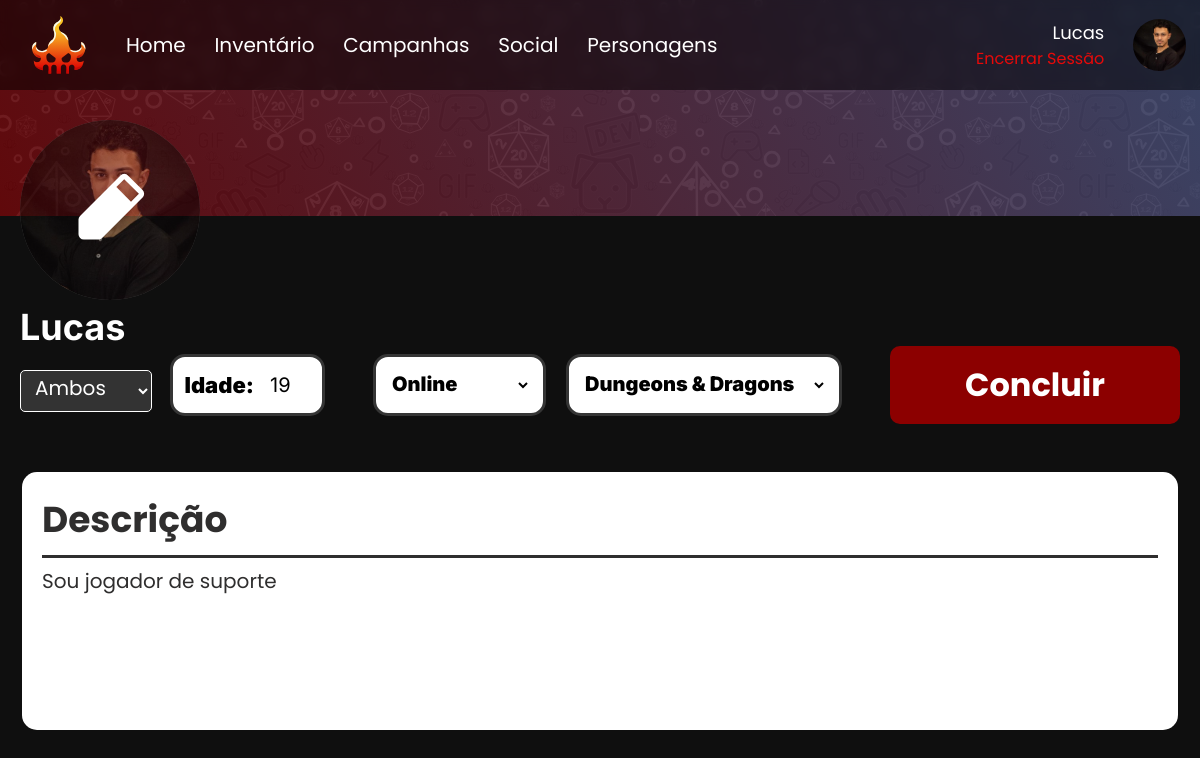
The app's page /editarConta (signed in) with its own data.
### home/models.py (models this page shows, shortened)
class Perfil(models.Model):
    nomePerfil = models.ForeignKey(User, on_delete=models.CASCADE)
    slug = models.SlugField(User, unique=True)
    SESSION_CHOICES = (
        ('Online', 'Online'),
        ('Presencial', 'Presencial'),
    )
    PLAYER_TYPE_CHOICES = (
        ('Mestre', 'Mestre'),
        ('Jogador', 'Jogador'),
        ('Ambos', 'Ambos'),
    )
    RPG_SYSTEM_CHOICES = (
        ('Dungeons & Dragons', 'Dungeons & Dragons'),
        ('Tormenta20', 'Tormenta20'),
        ('Ordem Paranormal', 'Ordem Paranormal'),
        ('Call of Cthulhu', 'Call of Cthulhu'),
        ('Outros', 'Outros'),
    )
    fotoConta = models.ImageField(upload_to='images/profilePictures')
    tipo_sessao = models.CharField(max_length=20, choices=SESSION_CHOICES, null=True)
    tipo_player = models.CharField(max_length=20, choices=PLAYER_TYPE_CHOICES, null=True)
    descricao = models.TextField(max_length=256, null=True)
    sistema_rpg = models.CharField(max_length=20, choices=RPG_SYSTEM_CHOICES, null=True)
    idade = models.IntegerField(null=True)
    def save(self, *args, **kwargs):
        self.slug = slugify(self.nomePerfil.username)
        super(Perfil, self).save(*args, **kwargs)

### home/views.py (the view)
# urls.py: path('editarConta', views.editarconta, name='editarconta'),
@login_required
def editarconta(request):
    user = request.user
    perfil, created = Perfil.objects.update_or_create(nomePerfil=request.user)
    fotoConta = Perfil.objects.get(id=user.id).fotoConta
    foto_antiga = perfil.fotoConta.name
    quantidade_amigos = Amigo.objects.filter(usuario=perfil.nomePerfil).count()
    if request.method == 'POST':
        formPerfil = PerfilForm(request.POST, request.FILES, instance=perfil)
        if formPerfil.is_valid():
            if perfil.fotoConta:
                caminho_arquivo_antigo = os.path.join('media', foto_antiga)
                if foto_antiga != perfil.fotoConta:
                    if foto_antiga == 'Indefinido':
                        pass
                    else:
                        os.remove(caminho_arquivo_antigo)
            formPerfil.save()
            return redirect('usuario')
    else:
        formPerfil = PerfilForm(instance=perfil)
    return render(request, 'principal/editarPerfil.html', {'formPerfil': formPerfil, 'user':user, 'perfil':perfil, 'quantidade_amigos': quantidade_amigos, 'fotoConta': fotoConta,})

### home/forms.py (shortened to what this page needs)
class PerfilForm(forms.ModelForm):
    class Meta:
        model = Perfil
        fields = ['fotoConta', 'idade', 'descricao', 'tipo_sessao', 'tipo_player', 'sistema_rpg']
        labels = {
            'descricao': 'Descrição da conta:',
            'sistema_rpg': 'Sistema de RPG preferido:',
            'tipo_sessao': 'Tipo de sessão:',
            'tipo_player': 'Tipo de player:',
            'idade': 'Insira sua idade:'
        }
        widgets = {
            'fotoConta': FileInputWithoutClear,
        }

### SistAmizade/models.py (called while the page is built)
@receiver(post_save, sender=Perfil)
def atualizar_amigo(sender, instance, **kwargs):
    amigos = Amigo.objects.filter(amigo=instance.id)
    for amigo in amigos:
        amigo.fotoConta = instance.fotoConta
        amigo.save()

    def save(self, *args, **kwargs):
        request = self.amigo.id
        perfil = Perfil.objects.get(id=request)
        nome = User.objects.get(id=request).username
        self.nomeAmigo = nome
        self.fotoConta = perfil.fotoConta
        self.slug = perfil.slug
        super().save(*args, **kwargs)

### home/templates/principal/editarPerfil.html (shortened to what this page needs)
{% extends "principal/base.html" %}
{% load static %}
{% block head %}
<link rel="stylesheet" href="{% static "css/perfil.css" %}" />
{% endblock %}
{% block conteudo %}
<div class="flex-column user-body">
  <form class="formulario flex-column" method="POST" enctype="multipart/form-data">
    <div class="user-header flex-column">
      <div class="header-banner">
        <div class="background-image flex">
        </div>
      </div>
      <div class="banner-title flex">
        <div class="icon-name flex-column">
          <div class="edit-box flex">
            <label for="img-sent" id="change-Image">
              <img id="pencil" src="{% static "img/icons/pencil-simple-light.svg" %}" alt="">
            </label>
            <div class="grey-filter flex">
            </div>
          </div>
          <h4 class="nome">{{ user }}</h4>
          {{ formPerfil.tipo_player }}
        </div>
        <div class="header-desc flex header-rpg">
          <div id="change-age" class="tag flex">
            <p>Idade:</p>
            {{ formPerfil.idade }}
          </div>
          <div class="tag-box flex">
            <div class="tags flex">
              <div class="tag">
                {{ formPerfil.tipo_sessao }}
              </div>
              <div class="tag">
                {{ formPerfil.sistema_rpg }}
              </div>
            </div>
          </div>
          <div class="buttons flex-column">
            <button id="editar" type="submit">
              <p>Concluir</p>
            </button>
          </div>
        </div>
      </div>
    </div>
    <div class="bio flex-column">
      <h4>Descrição</h4>
      <div class="horizontal-row"></div>
      <p class="desc-text">
        {{ formPerfil.descricao}}
      </p>
    </div>
    </div>
{% endblock conteudo %}

### home/templates/includes/navbar.html
{% load static %}
<nav class="flex">
    <img id="Logo-Ain" src="{% static "img/icons/Logo-Ain.svg" %}" alt="">
    <div class="nav-buttons flex">
        <div class="flex">
          <p><a href="{% url 'index' %}">Home</a></p>
          <p><a href="{% url 'inventarioRedirect' %}">Inventário</a></p>
          <p><a href="{% url 'buscarmesa' %}">Campanhas</a></p>
          <p><a href="{% url 'listar_amigos' %}">Social</a></p>
          <p><a href="{% url 'meus_personagens' %}">Personagens</a></p>
        </div>
          <div class="logout flex">
            <div class="username flex-column">
              <p>{{ user }}</p>
              <p><a href="{% url 'account_logout' %}">Encerrar Sessão</a></p>
            </div>
            {% if fotoConta != "Indefinido" %}
              <a class="user-icon flex" style="cursor: pointer;" href="{% url 'usuario' %}">
                <img style="border-radius: 100%;" class="navbar-icon" alt="" id="sla" src="{{ fotoConta.url }}" />
              </a>
            {% else %}
                <a class="user-icon flex" style="all: unset; cursor: pointer;" href="{% url 'usuario' %}">
                  <img style="border-radius: 100%;" class="navbar-icon" alt="" src="{% static "img/ain.png" %}" />
                </a>
            {% endif %}
          </div>
    </div>
  </nav>

### static/css/navbar.css (style rules this page uses)
nav { background-color: #0000007e; backdrop-filter: blur(5px); width: 100%; padding: 1rem 0; position: absolute; z-index: 5; }
nav #Logo-Ain { padding-left: 2rem; }
nav .nav-buttons { text-align: center; align-items: center; padding-left: 40px; justify-content: space-between; width: 100%; }
.nav-buttons > .flex { gap: 1.8rem; }
.logout { margin-right: 1rem; }
nav .nav-buttons p { font-size: var(--text-20); }
nav .nav-buttons a { text-decoration: none; color: white; }
nav .nav-buttons .username p { text-align: end; }
nav .nav-buttons .username p:nth-child(1) { font-size: 18px; width: 20rem; }
nav .nav-buttons .username p:nth-child(2) { font-size: 12px; color: #E70909; }
nav .nav-buttons .username p a { font-size: 16px; color: #E70909; }
nav .user-icon { width: 51px; }
nav .user-icon img { width: 3.5rem; height: 3.3rem; }

### static/css/global.css (style rules this page uses)
* { margin: 0; }
a { text-decoration: none; color: white; }
body { margin: 0; line-height: normal; background-color: #0f0f0f; }
.flex { display: flex; }
.flex-column { display: flex; flex-direction: column; }
body { margin: 0; overflow-x: hidden; }
button { all: initial; }
:root { --staat: "Staatliches"; --poppins: "Poppins"; --pt: "PT Serif"; --Inter: "Inter"; --Alata: "Alata"; --title-82: 82px; --title-64: 64px; --title-48: 48px; --subtitle-36: 36px; --subtitle-25: 25px; --text-20: 20px; --logo: 32px; --red1: #8C0000; --red2: #A8233C; --darkned: #380E17; --gradient: linear-gradient(#380E17, #8C0000); --background1: black; --background2: #1B1D2B; --background-gradient: linear-gradient(, #000000, #5B5C84); }
h4 { font-size: var(--subtitle-36); }
p, h3, h4 { margin-bottom: 0 !important; font-family: var(--poppins); color: white; }

### static/css/perfil.css (style rules this page uses)
body { background-color: #0F0F0F; display: flex; flex-direction: column; }
.user-body { gap: 2rem; }
.user-header { margin-bottom: 3rem; }
.background-image { height: 18vw; justify-content: space-between; align-items: start; }
.banner-title { position: absolute; margin-top: 10%; width: 100%; align-items: end; justify-content: space-around; height: 38%; }
.icon-name { gap: 5px; align-self: start; }
.icon-name > h4 { font-family: var(--Inter); text-transform: capitalize; width: 280px; display: -webkit-box; -webkit-line-clamp: 3; -webkit-box-orient: vertical; overflow: hidden; }
.header-desc { width: 70%; justify-content: space-between; }
.tag-box { gap: 60px; }
.tags { align-items: center; gap: 20px; }
.tag { background-color: white; border: 3px solid #353535; border-radius: 15px; padding: 15px 12px; }
.tag p { color: black; font-family: var(--Inter); font-weight: 900; font-size: 22px; }
.buttons { align-items: center; gap: 20px; }
.buttons button { background-color: var(--red1); border-radius: 10px; padding: 15px 20px; font-weight: bold; font-size: 20px; width: 250px; text-align: center; cursor: pointer; align-items: center; justify-content: center; gap: 2rem; }
.bio { margin-top: 13rem; width: 93%; align-self: center; background-color: white; border-radius: 15px; padding: 20px; gap: 8px; margin-bottom: 2rem; }
.bio > * { color: #2F2E2E; }
.bio > .horizontal-row { height: 3px; width: 100%; background-color: #2F2E2E; }
.bio p { width: 100%; display: -webkit-box; -webkit-line-clamp: 5; -webkit-box-orient: vertical; overflow: hidden; height: 9rem; font-size: 20px; text-align: justify; }
.edit-box { width: fit-content; position: relative; align-items: center; justify-content: center; }
#pencil { width: 7vw; }
#change-Image { cursor: pointer; position: absolute; z-index: 10; }
.grey-filter { width: fit-content; height: 100%; background-color: gray; border-radius: 122px; opacity: 0.5; }
.icon-name select { all: unset; appearance: auto; font-family: var(--poppins); font-size: 20px; color: white; width: fit-content; background-color: #333; padding: 5px 0 5px 10px; border: 1px solid white; border-radius: 5px; margin-top: 1rem; }
.tag select { all: unset; appearance: auto; font-family: var(--Inter); font-weight: 900; font-size: 20px; width: fit-content; border-radius: 5px; padding-right: 1rem; width: fit-content; }
.header-rpg { justify-content: end; gap: 3rem; align-items: center; }
#change-age { align-items: center; gap: 1rem; }
#change-age input { all: unset; font-family: var(--Inter); font-size: 20px; width: 40px; }
.buttons #editar > p { font-size: 32px; }
#id_descricao { all: unset; width: 100%; height: 100%; }

### records on screen
Perfil: tipo_player "Ambos", idade "19", tipo_sessao "Online", sistema_rpg "Dungeons & Dragons", descricao "Sou jogador de suporte"

### other values on screen
{{ user }} "Lucas"
